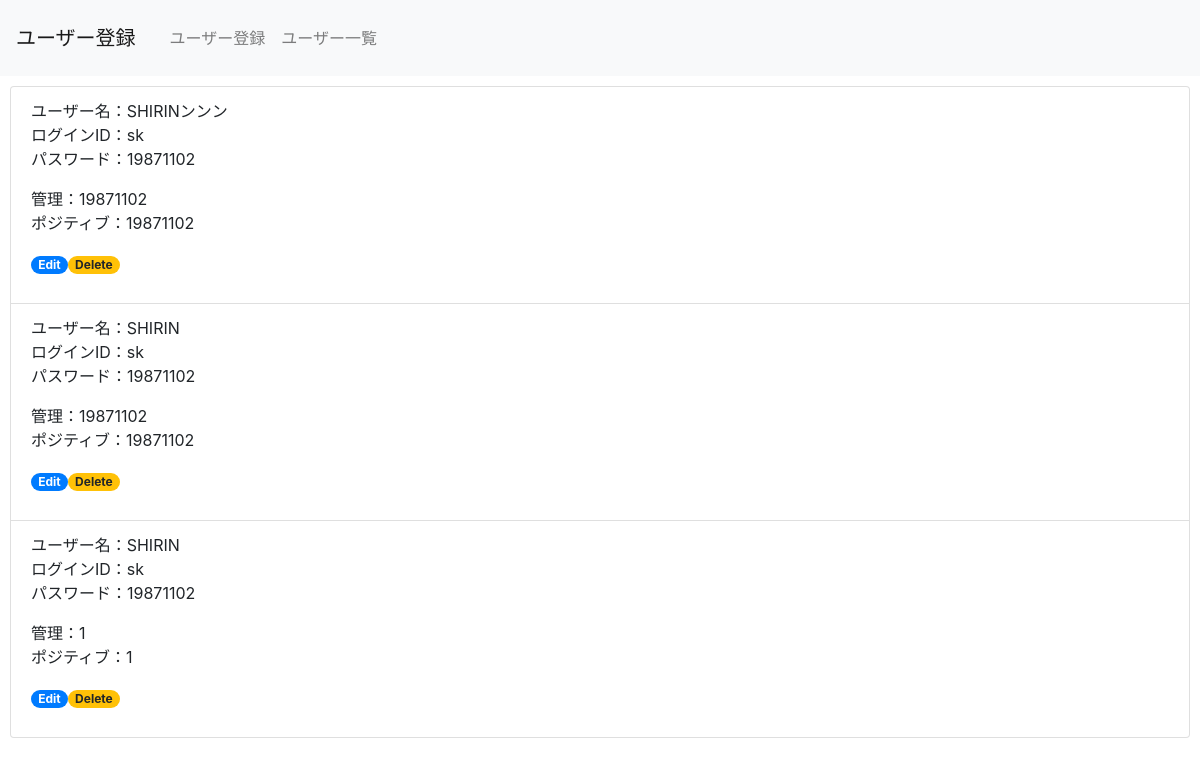
Screenshot of /user_select.php with the database file from the repository.
### tables this page shows
CREATE TABLE `user_table` (
  `id` int(12) NOT NULL,
  `name` varchar(64) NOT NULL,
  `lid` varchar(128) NOT NULL,
  `lpw` varchar(64) NOT NULL,
  `kanri_flg` int(1) NOT NULL,
  `life_flg` int(1) NOT NULL
);

### user_select.php (the view, shortened to what this page needs)
<?php
$pdo = db_conn();
$sql = 'SELECT * FROM user_table ORDER BY id ASC';
$stmt = $pdo->prepare($sql);
$status = $stmt->execute();
$view='';
if ($status==false) {
    $error = $stmt->errorInfo();
    exit('sqlError:'.$error[2]);
} else {
    while ($result = $stmt->fetch(PDO::FETCH_ASSOC)) {
        $view .= '<li class="list-group-item">';
        $view .= '<p>'.'ユーザー名：'.$result['name'].'<br>'.'ログインID：'.$result['lid'].'<br>'.'パスワード：'.$result['lpw'].'</p>';
        $view .= '<p>'.'管理：'.$result['kanri_flg'].'<br>'.'ポジティブ：'.$result['life_flg'].'<p>';
        $view .= '<a href="user_detail.php?id='.$result[id].'"class="badge badge-pill badge-primary">Edit</a>';
        $view .= '<a href="user_delete.php?id='.$result[id].'"class="badge badge-pill badge-warning">Delete</a>';
        $view .= '</li>';
    }
}
?>
<!DOCTYPE html>
<html lang="ja">
<head>
    <link rel="stylesheet" href="https://stackpath.bootstrapcdn.com/bootstrap/4.2.1/css/bootstrap.min.css">
</head>
<body>
    <header>
        <nav class="navbar navbar-expand-lg navbar-light bg-light">
            <a class="navbar-brand" href="#">ユーザー登録</a>
            <div class="collapse navbar-collapse" id="navbarNav">
                <ul class="navbar-nav">
                    <li class="nav-item">
                        <a class="nav-link" href="user_index.php">ユーザー登録</a>
                    </li>
                    <li class="nav-item">
                        <a class="nav-link" href="user_select.php">ユーザー一覧</a>
                    </li>
                </ul>
            </div>
        </nav>
    </header>
    <div>
        <ul class="list-group">
            <?=$view?>
        </ul>
    </div>
</body>
</html>

### user_select.php (style rules this page uses)
div { padding: 10px; font-size: 16px; }

### rows the page displays
user_table: name "SHIRINンンン", lid "sk", lpw "19871102", kanri_flg "19871102", life_flg "19871102"
user_table: name "SHIRIN", lid "sk", lpw "19871102", kanri_flg "19871102", life_flg "19871102"
user_table: name "SHIRIN", lid "sk", lpw "19871102", kanri_flg "1", life_flg "1"
